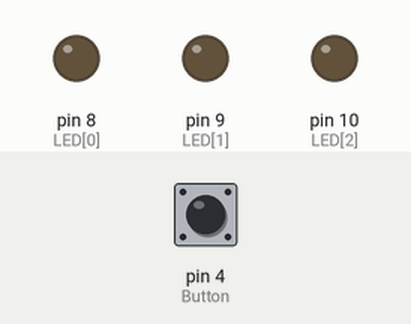
Simulated run of this sketch. Board: Arduino Uno, built with avr-gcc and run on an emulated ATmega328P. Parts: output pins drawn as LEDs (lit = HIGH). The test bench sets the inputs (shaded band); at power-on: pin 4 (Button) HIGH.

Above: at 1.2 s.
1.3 s: pin 4 (Button) pulled LOW for 0.15 s
At 1.8 s:
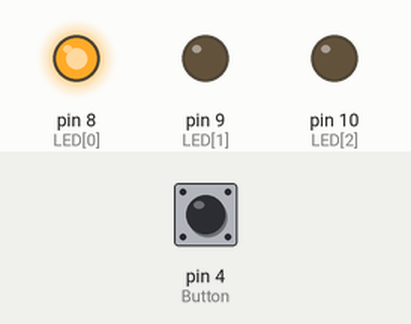
4.4 s: pin 4 (Button) pulled LOW for 1 s
At 6.1 s:
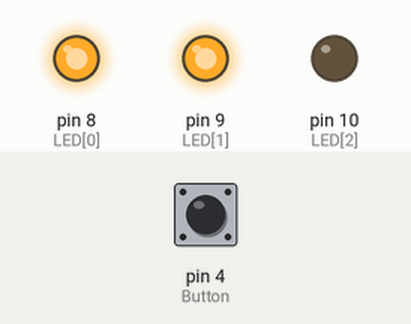
8.4 s: pin 4 (Button) pulled LOW for 3.2 s
At 11.2 s:
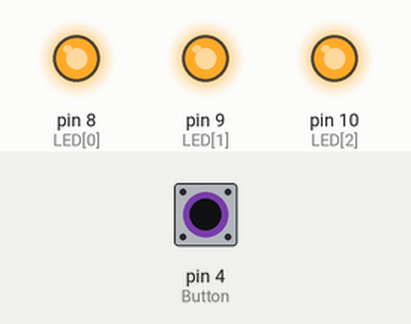
Timing chart, 0 to 15.9 s (numbered marks = the images above; inputs shaded):
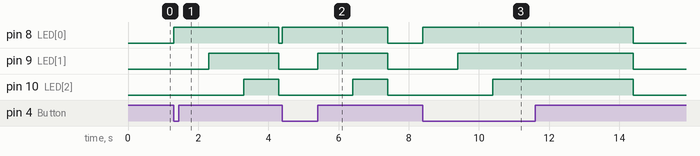

Measured:
- after the input at 1.3 s, pin 8 (LED[0]): LOW → HIGH at once, → LOW 3.0 s later; pin 9 (LED[1]): LOW → HIGH after 1.0 s, → LOW 2.0 s later; pin 10 (LED[2]): LOW → HIGH after 2.0 s, → LOW 1.0 s later
- after the input at 4.4 s, pin 8 (LED[0]): LOW → HIGH at once, → LOW 3.0 s later; pin 9 (LED[1]): LOW → HIGH after 1.0 s, → LOW 2.0 s later; pin 10 (LED[2]): LOW → HIGH after 2.0 s, → LOW 1.0 s later
- after the input at 8.4 s, pin 8 (LED[0]): LOW → HIGH at once, → LOW 6.0 s later; pin 9 (LED[1]): LOW → HIGH after 1.0 s, → LOW 5.0 s later; pin 10 (LED[2]): LOW → HIGH after 2.0 s, → LOW 4.0 s later

The sketch:

push_button.ino
```cpp
int LED[] = {8, 9, 10};
int Button = 4;

void setup()
{
  pinMode(2, INPUT_PULLUP);
  for (int x = 0; x <= 2; x++)
    pinMode(LED[x], OUTPUT);
}

void loop()
{
  if (digitalRead(Button) == LOW)
  {
    for (int x = 0; x <= 2; x++)
    {
      digitalWrite(LED[x], HIGH);
      delay(1000);
    }
  }
  else if (digitalRead(Button) == HIGH)
    for (int x = 0; x <= 2; x++)
    {
      digitalWrite(LED[x], LOW);
    }
}
```
